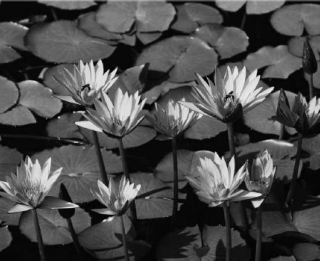
#> input picture goruntu.png, 320 x 261 px
$ python 'ınvertıng.py'
#> lines starting #> are read from the running program, lines starting #| are printed output that depends on the picture
#Hande Gülmen 02205076013 -Görüntü manuel inverting-
import cv2
import numpy as np
from matplotlib import pyplot as plt
image=cv2.imread("goruntu.png",0)
#> image is the input picture: shape (261, 320); min 1, max 241, mean 73.8
cv2.imshow('goruntu',image)

[h, w] = image.shape
#> h = 261; w = 320
new_image = np.zeros([h,w], dtype=np.uint8)
for i in range(h):
    for j in range(w):
     new_image[i,j] = 255 - image[i,j]
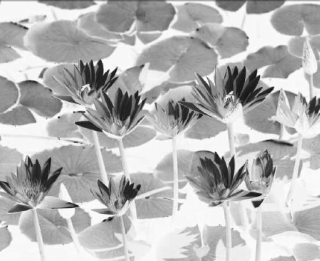
#> new_image: shape (261, 320); min 14, max 254, mean 181.2
print(image[0,0])
#| 127
cv2.imshow("Manuel_inverted",new_image)
cv2.waitKey(0)
